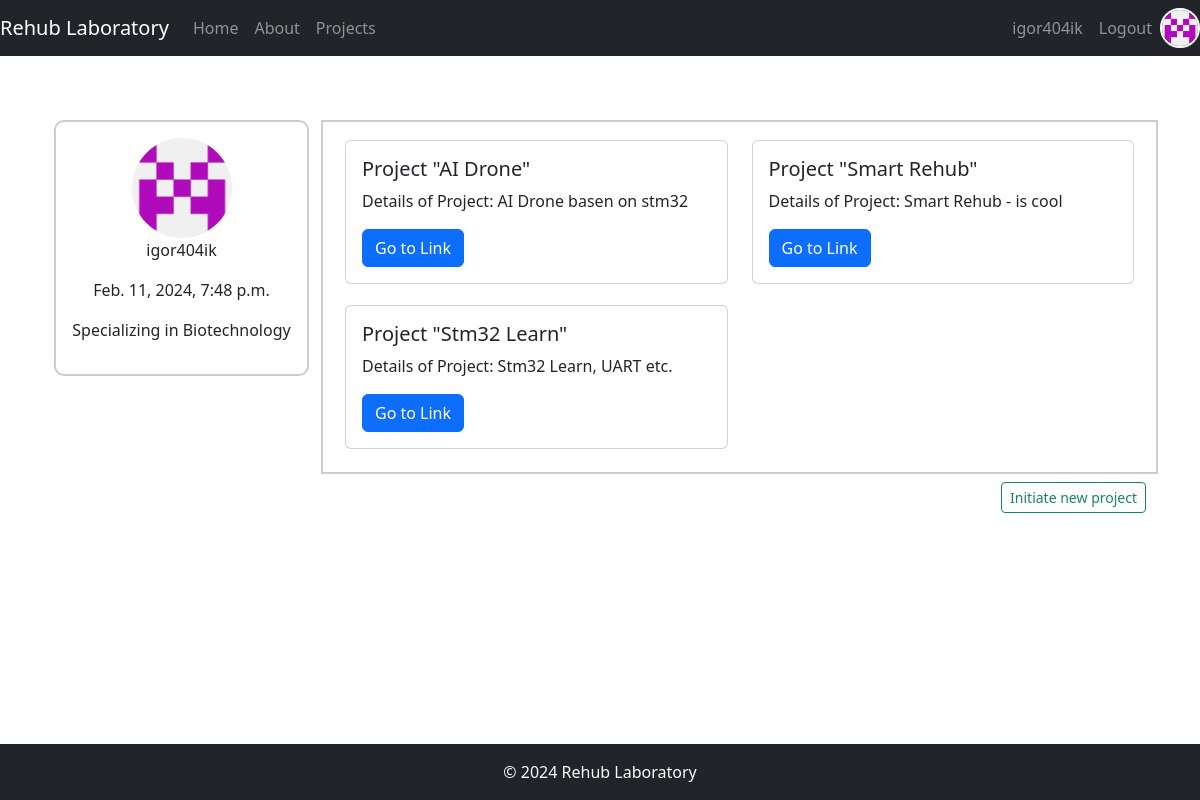
/projects/ (signed in), run on an earlier commit of the app's database.
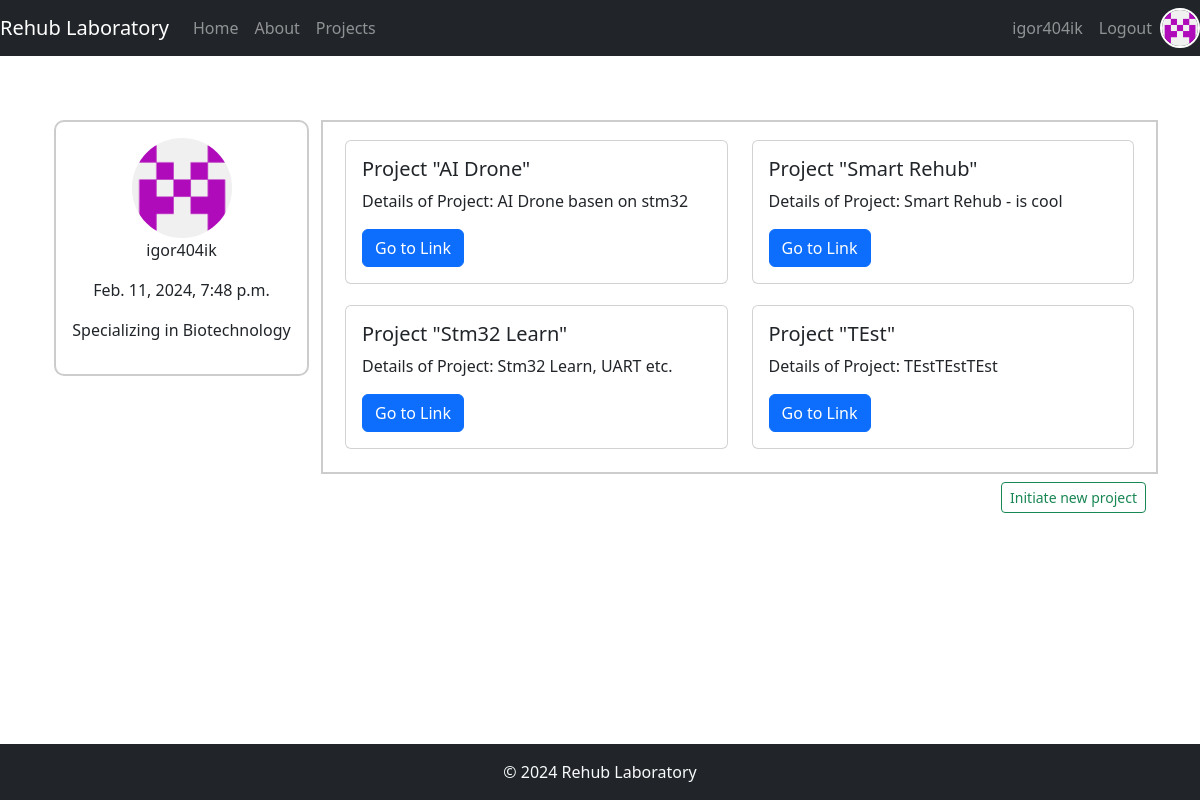
And on a later commit of the database.
### forum/models.py (models this page shows, shortened)
class CustomUser(AbstractUser):
    photo = models.ImageField(upload_to='user_photos/', null=True, blank=True)

class Post(models.Model):
    slug = models.SlugField(max_length = 255, unique = True,db_index = True,verbose_name = 'URL',null=True)
    title = models.CharField(max_length=100)
    status = models.IntegerField(null = True)
    description = models.TextField(null=True)
    created_time = models.DateField(auto_now_add=True)
    updated_time = models.DateField(auto_now=True)
    is_published  = models.BooleanField()
    photo = models.ImageField(upload_to = 'photos/%Y/%m/%d/')
    created_by = models.ForeignKey(settings.AUTH_USER_MODEL, on_delete=models.CASCADE,related_name='created_posts',null=True)
    users = models.ManyToManyField(settings.AUTH_USER_MODEL, related_name='user_projects')
    topic =  models.ForeignKey(Topic, on_delete=models.CASCADE,null=True)
    def get_absolute_url(self):
        return reverse('project',kwargs={'slug':self.slug})

### forum/views.py (the view)
# urls.py: path('projects/',Projects.as_view(),name = 'about'),
class Projects(ListView):
    model = Post
    template_name = 'forum/projects.html'
    context_object_name = 'projects'
    def get_context_data(self, **kwargs):
        context = super().get_context_data(**kwargs)
        posts_with_users = Post.objects.prefetch_related(
            Prefetch('users', queryset=CustomUser.objects.all())
        )
        context['posts_with_users'] = [(post, post.users.all()) for post in posts_with_users]
        current_user_id = self.request.user.id
        try:
            current_account = CustomUser.objects.get(pk=current_user_id)
            context['current_account_photo'] = current_account.photo
            print(f"Current account photo URL: {current_account.photo.url if current_account.photo else 'No photo'}")
        except CustomUser.DoesNotExist:
            context['current_account_photo'] = None
            print("Current user does not exist")
        return context

### forum/templates/forum/projects.html (shortened to what this page needs)
{% extends 'forum/base.html' %}
{% block content %}
<div class="container-fluid">
    <div class="row my-3 profile-section">
        <div class="col-md-3">
            <div class="profile-boundary bg-pink text-center p-3">
                <div class="profile-pic-container">
                    <img src="{{current_account_photo.url}}" class="img-fluid" alt="Profile Picture">
                </div>
                <div class="profile-text">
                    <p>{{request.user.username}}</p>
                    <p>{{request.user.date_joined}}</p>
                    <p>Specializing in Biotechnology</p>
                </div>
            </div>
        </div>
        <div class="col-md-9">
            <div class="row projects-section">
                {% for i in projects %}
                <div class="col-md-6 my-2">
                    <div class="card">
                        <div class="card-body">
                            <h5 class="card-title">Project "{{ i.title }}"</h5>
                            <p>Details of Project:  {{ i.description }}</p>
                            <a href="{{i.get_absolute_url}}" class="btn btn-primary">Go to Link</a>
                        </div>
                    </div>
                </div>
                {% endfor %}
            </div>
            <div class="text-right my-2">
                <a href="/addproject/"class="btn btn-outline-success btn-sm">Initiate new project</a>
            </div>
        </div>
    </div>
</div>
{% endblock %}

### forum/templates/forum/base.html (shortened to what this page needs)
{% load static %}
<!DOCTYPE html>
<html lang="en">
<head>
    <link rel="stylesheet" href="https://stackpath.bootstrapcdn.com/bootstrap/4.5.2/css/bootstrap.min.css">
    <link type="text/css" href="{% static 'forum/css/style.css' %}" rel="stylesheet"/>
    {% load bootstrap5 %}
    {% bootstrap_css %}
</head>
<body>
<nav class="navbar navbar-expand-lg navbar-dark bg-dark navbar-custom">
  <a class="navbar-brand" href="/">Rehub Laboratory</a>
  <ul class="navbar-nav mr-auto">
    <li class="nav-item">
      <a class="nav-link" href="/">Home</a>
    </li>
    <li class="nav-item">
      <a class="nav-link" href="/">About</a>
    </li>
    <li class="nav-item">
        <a class="nav-link" href="/projects/">Projects</a>
    </li>
  </ul>
  <div class="collapse navbar-collapse" id="navbarNav">
    <ul class="navbar-nav ml-auto">
      {% if request.user.is_authenticated %}
      <li class="nav-item">
        <a class="nav-link" href="/profile/">{{user.username}}</a>
      </li>
      <li class="nav-item">
        <a class="nav-link" href="/logout/">Logout</a>
      </li>
      {% endif %}
      {% if request.user.is_authenticated %}
      <li class="nav-item">
        <img src="{{current_account_photo.url}}" alt="{{ user.username }}'s photo" style="width:40px; height:40px; border-radius: 50%; border: 2px solid white;">
      </li>
      {% endif %}
    </ul>
  </div>
</nav>
<main class="container mt-5">
    {% block content %}
    {% endblock %}
</main>
<footer class="bg-dark text-light text-center py-3">
    <div class="container">
        &copy; 2024 Rehub Laboratory
    </div>
</footer>
</body>
</html>

### forum/static/forum/css/style.css (style rules this page uses)
body { display: flex; flex-direction: column; min-height: 100vh; }
main { flex: 1; }
.navbar-custom .navbar-nav .nav-link { border-radius: 5px; transition: background-color 0.3s ease-in-out, border-radius 0.3s ease-in-out; }
.profile-boundary { border: 2px solid #ccc; padding: 10px; margin-bottom: 20px; border-radius: 10px; }
.profile-pic-container img { width: 100px; height: 100px; border-radius: 50%; object-fit: cover; }
.projects-section { border: 2px solid #ccc; padding: 10px; max-height: 600px; overflow-y: auto; }
.card { margin-bottom: 5px; }

What changed in the data, as far as the page shows it:
added Post: title "TEst", description "TEstTEstTEst"
